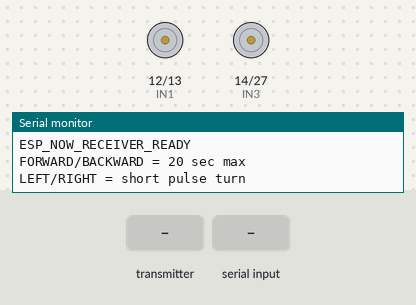
Recording of a sketch running on a simulated ESP32. On the bench: motor-driver pin pairs drawn as motors (green arrow = first pin HIGH = forward, orange = second pin HIGH = backward, longer = more drive), the last lines printed to the serial monitor. The test bench sets the inputs (shaded band).

Above: at 2.7 s.
2.8 s: the transmitter starts sending command = LEFT
At 2.98 s:
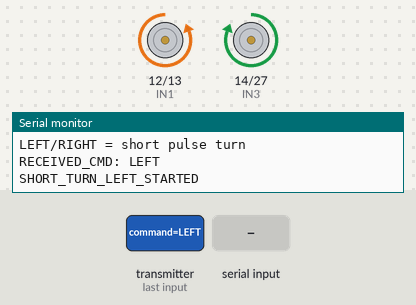
5.8 s: the transmitter starts sending command = RIGHT
8.8 s: the transmitter starts sending command = F
At 10.0 s:
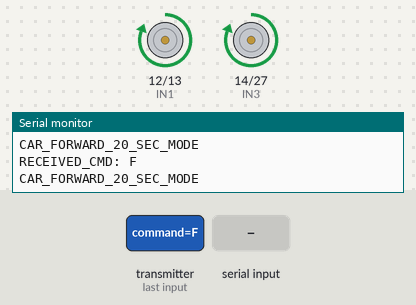
10.3 s: "B\n" received over Serial
At 11.2 s:
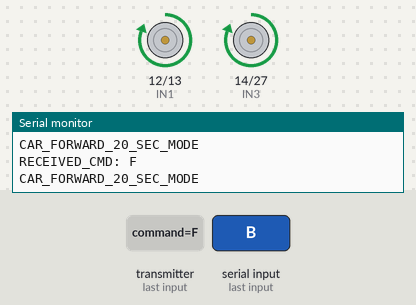
11.8 s: the transmitter starts sending command = B
At 12.4 s:
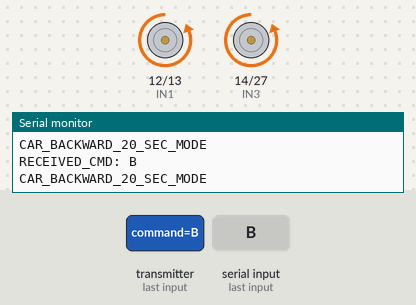
13.3 s: "FORWARD\n" received over Serial
At 14.7 s:
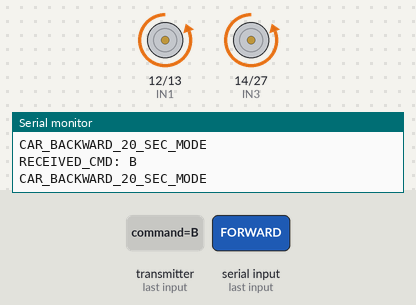
Timing chart, 0 to 15.8 s (numbered marks = the images above; inputs shaded):
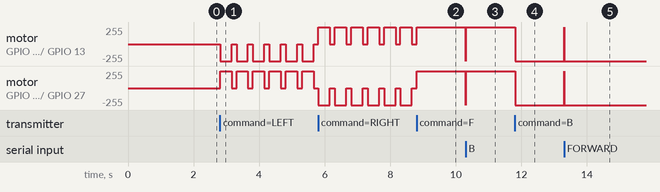

Measured:
- after the input at 2.8 s, motor on GPIO 12 (IN1) / GPIO 13 (IN2): alternates backward 255/255 for 0.35 s and stopped for 0.15 s, starting at once; motor on GPIO 14 (IN3) / GPIO 27 (IN4): alternates forward 255/255 for 0.35 s and stopped for 0.15 s, starting at once
- after the input at 8.8 s, motor on GPIO 12 (IN1) / GPIO 13 (IN2): goes on until 8.8 s, then stays forward 255/255
- after the input at 10.3 s, motor on GPIO 12 (IN1) / GPIO 13 (IN2), motor on GPIO 14 (IN3) / GPIO 27 (IN4): forward 255/255 → backward 255/255 at once, → forward 255/255 0.01 s later
- after the input at 11.8 s, motor on GPIO 12 (IN1) / GPIO 13 (IN2), motor on GPIO 14 (IN3) / GPIO 27 (IN4): forward 255/255 → backward 255/255 at once
- after the input at 13.3 s, motor on GPIO 12 (IN1) / GPIO 13 (IN2), motor on GPIO 14 (IN3) / GPIO 27 (IN4): backward 255/255 → forward 255/255 at once, → backward 255/255 0.01 s later

The sketch:

NuroSync_Car_ESPNow_Receiver.ino.ino
```cpp
#include <WiFi.h>
#include <esp_now.h>
#include "esp_mac.h"

#define IN1 12
#define IN2 13
#define IN3 14
#define IN4 27

// Forward/Backward max running time
#define SAFETY_TIMEOUT_MS 20000

// Left/Right short turn duration
#define TURN_DURATION_MS 350

typedef struct {
  char command[20];
} NuroCommand;

NuroCommand incoming;

String currentCommand = "STOP";
unsigned long lastCommandTime = 0;

// Used only for short left/right turn
bool turnPulseActive = false;
unsigned long turnStartTime = 0;

void stopCar() {
  digitalWrite(IN1, LOW);
  digitalWrite(IN2, LOW);
  digitalWrite(IN3, LOW);
  digitalWrite(IN4, LOW);
}

void forwardCar() {
  digitalWrite(IN1, HIGH);
  digitalWrite(IN2, LOW);
  digitalWrite(IN3, HIGH);
  digitalWrite(IN4, LOW);
}

void backwardCar() {
  digitalWrite(IN1, LOW);
  digitalWrite(IN2, HIGH);
  digitalWrite(IN3, LOW);
  digitalWrite(IN4, HIGH);
}

void leftCar() {
  digitalWrite(IN1, LOW);
  digitalWrite(IN2, HIGH);
  digitalWrite(IN3, HIGH);
  digitalWrite(IN4, LOW);
}

void rightCar() {
  digitalWrite(IN1, HIGH);
  digitalWrite(IN2, LOW);
  digitalWrite(IN3, LOW);
  digitalWrite(IN4, HIGH);
}

void printMac() {
  uint8_t mac[6];
  esp_read_mac(mac, ESP_MAC_WIFI_STA);

  Serial.printf(
    "CAR_REAL_MAC: %02X:%02X:%02X:%02X:%02X:%02X\n",
    mac[0], mac[1], mac[2], mac[3], mac[4], mac[5]
  );
}

void startTurnPulse(String direction) {
  if (direction == "LEFT") {
    leftCar();
    currentCommand = "LEFT";
    Serial.println("SHORT_TURN_LEFT_STARTED");
  }
  else if (direction == "RIGHT") {
    rightCar();
    currentCommand = "RIGHT";
    Serial.println("SHORT_TURN_RIGHT_STARTED");
  }

  turnPulseActive = true;
  turnStartTime = millis();
  lastCommandTime = millis();
}

void executeCommand(String cmd) {
  cmd.trim();
  cmd.toUpperCase();

  Serial.print("RECEIVED_CMD: ");
  Serial.println(cmd);

  if (cmd == "F" || cmd == "FORWARD") {
    turnPulseActive = false;
    forwardCar();
    currentCommand = "FORWARD";
    lastCommandTime = millis();
    Serial.println("CAR_FORWARD_20_SEC_MODE");
  }
  else if (cmd == "B" || cmd == "BACKWARD") {
    turnPulseActive = false;
    backwardCar();
    currentCommand = "BACKWARD";
    lastCommandTime = millis();
    Serial.println("CAR_BACKWARD_20_SEC_MODE");
  }
  else if (cmd == "L" || cmd == "LEFT") {
    startTurnPulse("LEFT");
  }
  else if (cmd == "R" || cmd == "RIGHT") {
    startTurnPulse("RIGHT");
  }
  else if (cmd == "S" || cmd == "STOP") {
    turnPulseActive = false;
    stopCar();
    currentCommand = "STOP";
    lastCommandTime = millis();
    Serial.println("CAR_STOPPED");
  }
  else if (cmd == "E" || cmd == "EMERGENCY_STOP") {
    turnPulseActive = false;
    stopCar();
    currentCommand = "STOP";
    lastCommandTime = millis();
    Serial.println("EMERGENCY_STOP_EXECUTED");
  }
  else {
    turnPulseActive = false;
    stopCar();
    currentCommand = "STOP";
    lastCommandTime = millis();
    Serial.println("UNKNOWN_COMMAND_STOPPED");
  }
}

void onReceive(const esp_now_recv_info_t *info, const uint8_t *data, int len) {
  memset(&incoming, 0, sizeof(incoming));
  memcpy(&incoming, data, min(len, (int)sizeof(incoming)));

  executeCommand(String(incoming.command));
}

void setup() {
  Serial.begin(115200);
  delay(1000);

  pinMode(IN1, OUTPUT);
  pinMode(IN2, OUTPUT);
  pinMode(IN3, OUTPUT);
  pinMode(IN4, OUTPUT);

  stopCar();

  WiFi.mode(WIFI_STA);
  WiFi.setSleep(false);
  delay(500);

  Serial.println("NUROSYNC CAR RECEIVER READY");
  Serial.println("ESP-NOW role: Mobility Control receiver");
  Serial.println("Receives unicast DEVICE:CAR packets or standalone broadcast packets");
  printMac();

  if (esp_now_init() != ESP_OK) {
    Serial.println("ESP_NOW_INIT_FAILED");
    return;
  }

  esp_now_register_recv_cb(onReceive);

  Serial.println("ESP_NOW_RECEIVER_READY");
  Serial.println("FORWARD/BACKWARD = 20 sec max");
  Serial.println("LEFT/RIGHT = short pulse turn");
}

void loop() {
  if (Serial.available()) {
    executeCommand(Serial.readStringUntil('\n'));
  }

  // Auto stop after short left/right turn
  if (turnPulseActive && millis() - turnStartTime >= TURN_DURATION_MS) {
    stopCar();
    turnPulseActive = false;
    currentCommand = "STOP";
    Serial.println("SHORT_TURN_AUTO_STOP");
  }

  // Safety stop for forward/backward
  if (!turnPulseActive && currentCommand != "STOP" && millis() - lastCommandTime > SAFETY_TIMEOUT_MS) {
    stopCar();
    currentCommand = "STOP";
    Serial.println("SAFETY_TIMEOUT_STOP");
  }
}
```
